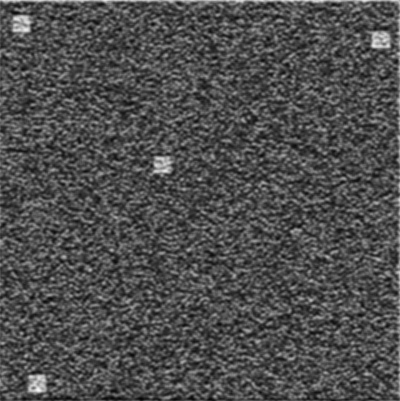
%> input picture controlcase_2.tif, 400 x 401 px; its folder holds only this picture in this run
$ octave filtering.m   (GNU Octave 9; MATLAB toolbox functions it lacks are replaced by stand-ins)
%> lines starting %> are read from the running program, lines starting %| are printed output that depends on the picture; in (x1, y1, x2, y2) boxes, pixels count from 0 and x2, y2 are one past the last pixel; in counts of white or black regions, pixels touching at a corner belong together; the program's own positions count from 1
% Get list of all TIF files in working directory
imagefiles = dir('*.tif');
num_images = length(imagefiles);    % Number of files found
rawimages=cell(1,num_images);
grayimages=cell(1,num_images);
%Store each frame in "rawimages", store each frame in grayscale in "grayimages"
for ii=1:num_images
   currentfilename = imagefiles(ii).name;
   rawimages{ii} = imread(currentfilename);
   grayimages{ii} = rgb2gray(rawimages{ii});
end
%Create structuring elements
se=strel('disk',12); %For top hat filtering
se2=strel('disk',5); %For image opening
%Initialize Cell arrays
A=cell(1,num_images);
B=cell(1,num_images);
C=cell(1,num_images);
D=cell(1,num_images);
E=cell(1,num_images);
F=cell(1,num_images);
%Perform top hat filtering, increase contrast, binarization, and image opening.
for i=1:num_images
    %A{i}=imresize(images{i},2);
    C{i}=imtophat(grayimages{i},se);
    D{i}=imadjust(C{i});
    E{i}=imbinarize(D{i});
    F{i}=imopen(E{i},se2);
    %T=adaptthresh(A{i},0.3,'ForegroundPolarity','bright');
%B{i}=imbinarize(A{i},T);
%C{i}=imclose(B{i},se);
end
%> after the loop, C = 1 item; D = 1 item; E = 1 item; F = 1 item
%Plays the series of images defined by the variable in imshow, here it is the final opened image set
for j=1:num_images
imshow(F{j})
pause(0.5)
end
%> this loop made 1 pass
%> pass 1, `imshow(F{j})`:
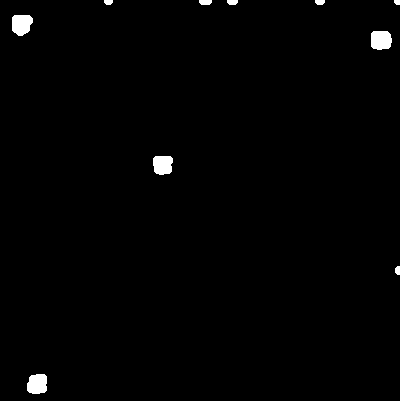
%> displayed picture: size 401x400 logical; 1% white; 10 white regions, largest, box (x1, y1, x2, y2) and area: (12, 15, 33, 36) 358, (371, 31, 392, 50) 355, (27, 374, 47, 394) 350
% [7 lines of commented-out code are left out]
